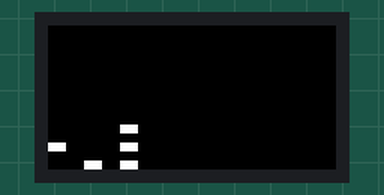
This sketch was run on a simulated Arduino Uno, built with avr-gcc and run on an emulated ATmega328P. Parts: 32×16 colour display. Random numbers use the default seed unless the sketch sets one.

Above: at 1.1 s.
At 7.38 s:
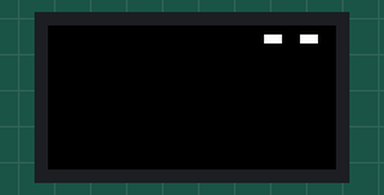
At 13.45 s:
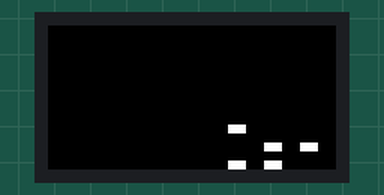
At 19.63 s:
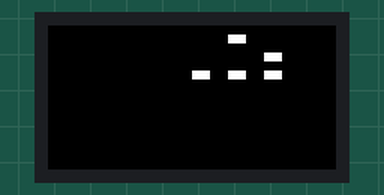
At 28.79 s:
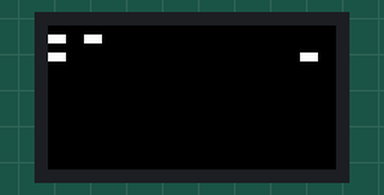
At 38.06 s:
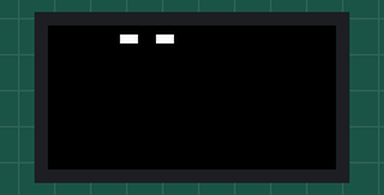

The sketch:

biglife.ino
```cpp
// gunsticks building life
// has several routines displaying various patterns
// using x/y coords or window addresses

#include <Adafruit_GFX.h>   // Core graphics library
#include <RGBmatrixPanel.h> // Hardware-specific library

#define CLK 8  // MUST be on PORTB!
#define LAT A3
#define OE  9
#define A   A0
#define B   A1
#define C   A2
RGBmatrixPanel matrix(A, B, C, CLK, LAT, OE, false);

// number of cells in a row (e.g. 12)
#define MAXX 12
// number of rows, eg 8
#define MAXY 8

  uint8_t red=255, green=255, blue=255;

int lifearray[MAXX][MAXY];
void setup() {
  matrix.begin();
  Serial.begin(9600);
  //myWindows(random(1,21));
  int window = 13;
  int brightness = 255;
  int del = 100;
  // White is 7,7,7 (3bit) 255,255,255 (8bit)

for(int y=0;y<MAXY;y++)
  for(int x=0;x<MAXX;x++)
    lifearray[x][y]=0;

delay(1000);
// now load a pattern into the life buffer
//  X   => 1,0
// X    => 0,1
// XXX  => 0-2,2
// glider
int p[]={
1,0,0,1,0,2,1,2,2,2,
//-1};
// block
// int p[]={
// 5,5,5,6,6,6,6,5,
// -1};
// flipper
// int p[]={
// 5,6,6,6,7,6,
//-1};
// pento1000
// X
// XXX
//  X
// int p[]={0,0,1,0,1,1,1,2,2,1,-1};
// box
// int p[]={
//3,3,4,3,5,3,5,4,5,5,4,5,3,5,3,4,
//-1};
// acorn
//int p[]={
// 1,4,2,4,2,2,4,3,5,4,6,4,7,4,
-1};

int n=0;
while (p[n]!=-1)
{
  lifearray[p[n]][p[n+1]]=1;
        xyToWindowLight(p[n],p[n+1], red, green, blue);
  n+=2;
}


delay(2000);
int x=0;
int y=0;
int birth=0;   // how many cells are new
int generations=0;
while ( true ) {
  delay(100);
      int lifebuf[MAXX][MAXY];


  for(int j=0;j<MAXY;j++) {
        for(int i=0;i<MAXX;i++) {
          lifebuf[i][j]=lifearray[i][j];
          if(lifearray[i][j]==1) {
//            Serial.print("X");
          } else {
//            Serial.print(".");
          }
        }
//        Serial.println("");
      }

  for(y=0;y<MAXY;y++)
    for(x=0;x<MAXX;x++)
    {
      int count=0;
      // copy the playfield into temp buffer
      // now we count cells neighbors
      count =lifebuf[(x-1+MAXX)%MAXX][(y-1+MAXY)%MAXY];   // top left (wrap around)
      count+=lifebuf[x]              [(y-1+MAXY)%MAXY];   // top
      count+=lifebuf[(x+1+MAXX)%MAXX][(y-1+MAXY)%MAXY];   // top right
      count+=lifebuf[(x-1+MAXX)%MAXX][y];                 // left
      count+=lifebuf[(x+1+MAXX)%MAXX][y];                 // right
      count+=lifebuf[(x-1+MAXX)%MAXX][(y+1+MAXY)%MAXY];   // bottom left
      count+=lifebuf[x]              [(y+1+MAXY)%MAXY];   // bottom
      count+=lifebuf[(x+1+MAXX)%MAXX][(y+1+MAXY)%MAXY];   // bottom right
      // dependent on neibours do something
      if(count==3) {       // birth with 3
        if(lifebuf[x][y]==0) {birth++;}
        lifearray[x][y]=1;
      } else {
        if (count != 2) {  // stay same with 2
          lifearray[x][y]=0; // die with anything else
        }
      }
    }

  if (( birth < 2 ) || (generations++ > 200)) {
    generations=0;
    for(int i=10;i>0;i--) {
       x=random(MAXX);
       y=random(MAXY);
       lifearray[x][y]=1; // birth
         displayArray();
    delay(500);

    }
  }
  birth=0;


  // display the array
  displayArray();
  delay(del);
  // fill the screen with 'black'
//  matrix.fillScreen(matrix.Color888(0, 0, 0));
//  matrix.swapBuffers(false);
  }

}
void displayArray() {
  int x,y;
  for(y=0;y<8;y++)
    for(x=0;x<8;x++) {
      if(lifearray[x][y]==1)
        xyToWindowLight(x,y, red, green, blue);
      else
        xyToWindowLight(x,y, 0,0,0);
    }
  }

int xyToWindowLight(int x, int y, int r, int g, int b) {
  // this lights the window the building true xy coords like a screen
  // so pixel 0,0 is top left
  // pixel 3,4 is bottom right
  // 1,0->6 =1 + x*5 + y
  // 3,0->16=1 x x*5
  // 2,3->14=1 +x*5 +y
  // building pixel 0,0 (top left) is matrix pixel 0,15,1,15
  // building pixel 1,0 is matrix pixel 0,13,1,13
  // building pixel 2,0 is matrix pixel 0,11,1,11
  // building pixel x,0 is matrix pixel 0,15-2*x,1,15-2*x
  // building pixel 0,1 is matrix pixel 3,15-4,15
  // building pixel 0,y is matrix pixel y*3,15,y*3+1,15

  matrix.drawLine(y*4,15-2*x,y*4+1,15-2*x, matrix.Color888(r,g,b));
 // return (1+x*5+y);
}


void loop() {
  // do nothing
}
```

Measured:
- what the display in image 0 shows lasts 2.1 s, from 1.0 s to 3.1 s
- what the display in image 1 shows lasts 0.4 s, from 7.2 s to 7.6 s
